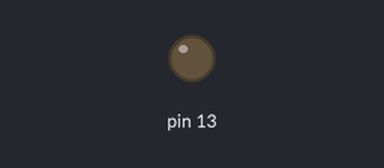
Recording of a sketch running on a simulated Arduino Uno, built with avr-gcc and run on an emulated ATmega328P. Shown: output pins drawn as LEDs (lit = HIGH).

Above: at 1.6 s.
At 7.0 s:
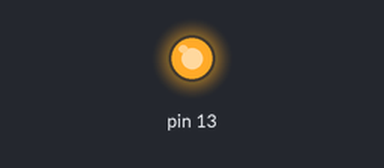
Timing chart, 0 to 10.7 s (numbered marks = the images above):
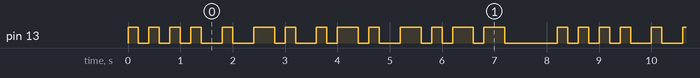

The sketch:

Henry_Morse_Code.ino
```cpp
// first test sketch


void setup() {
  // put your setup code here, to run once:
  pinMode(13, OUTPUT);
}
void blinkH() {
    digitalWrite(13, HIGH);
    delay(200);
    digitalWrite(13, LOW);
    delay(200);
    digitalWrite(13, HIGH);
    delay(200);
    digitalWrite(13, LOW);
    delay(200);
    digitalWrite(13, HIGH);
    delay(200);
    digitalWrite(13, LOW);
    delay(200);
    digitalWrite(13, HIGH);
    delay(200);
    digitalWrite(13, LOW);
    delay(400);
  }
  void blinkE() {
    digitalWrite(13, HIGH);
    delay(200);
    digitalWrite(13, LOW);
    delay(400);
  }
  void blinkN() {
    digitalWrite(13, HIGH);
    delay(400);
    digitalWrite(13, LOW);
    delay(200);
    digitalWrite(13, HIGH);
    delay(200);
    digitalWrite(13, LOW);
    delay(400);
  }
  void blinkR() {
    digitalWrite(13, HIGH);
    delay(200);
    digitalWrite(13, LOW);
    delay(200);
    digitalWrite(13, HIGH);
    delay(400);
    digitalWrite(13, LOW);
    delay(200);
    digitalWrite(13, HIGH);
    delay(200);
    digitalWrite(13, LOW);
    delay(400);
  }
void blinkY() {
    digitalWrite(13, HIGH);
    delay(400);
    digitalWrite(13, LOW);
    delay(200);
    digitalWrite(13, HIGH);
    delay(200);
    digitalWrite(13, LOW);
    delay(200);
    digitalWrite(13, HIGH);
    delay(400);
    digitalWrite(13, LOW);
    delay(200);
    digitalWrite(13, HIGH);
    delay(400);
    digitalWrite(13, LOW);
    delay(1000);
}

void loop() {
  // Spells H E N R Y out in Morse Code:
  blinkH();
  blinkE();
  blinkN();
  blinkR();
  blinkY();
}
```

Measured:
- by itself, pin 13: moves between LOW and HIGH, repeating every 8.2 s
- by itself, everything shown: repeats every 8.2 s, in 28 steps
